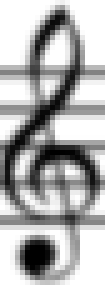
#> input picture Assignment3_Test2405/templates/clef/clef.png, 21 x 57 px, found by its file name (shown 5 times larger); the run also reads 1 picture not shown here
$ python TeeAyEnTest.py
#> lines starting #> are read from the running program, lines starting #| are printed output that depends on the picture; after the words box and inside, x2 and y2 are one past the last pixel; in counts of white or black regions, pixels touching at a corner belong together; pictures that were not available may be replaced by others from this repository, and a replacement may not be noted
### Assignment3_Test2405/constants.py
import numpy as np
import cv2

# noteList = ['E', 'F', 'G', 'A', 'B', 'C', 'D']
noteList = ['C', 'D', 'E', 'F', 'G', 'A', 'B']

clefTemplatePath = r"C:\Users\nguye\Downloads\templates\clef\clef.png"
clefTemplate = cv2.imread(clefTemplatePath, cv2.IMREAD_GRAYSCALE)
#> clefTemplate is the input picture: shape (57, 21); min 0, max 255, mean 175.2

CLEF_W_H_RATIO = 3/8 #W/H
CLEF_H_LINE_GAP_RATIO = 7.35

blackNoteTemplate = np.array([
    [255, 255, 255, 0, 0, 0, 0, 0, 255],
    [255, 255, 0, 0, 0, 0, 0, 0, 0],
    [255, 0, 0, 0, 0, 0, 0, 0, 0],
    [0, 0, 0, 0, 0, 0, 0, 0, 0],
    [0, 0, 0, 0, 0, 0, 0, 0, 0],
    [0, 0, 0, 0, 0, 0, 0, 0, 255],
    [0, 0, 0, 0, 0, 0, 0, 255, 255],
    [255, 0, 0, 0, 0, 0, 255, 255, 255],
], dtype = np.uint8) # Ratio W/H = 10/8 = 5/4

whiteNoteTemplate = np.array([
    [255, 255, 255, 0  , 0  , 0  , 0  , 0  , 255],
    [255, 255, 0  , 0  , 0  , 255, 255, 255, 0  ],
    [255, 0  , 0  , 0  , 255, 255, 255, 255, 0  ],
    [0  , 0  , 0  , 255, 255, 255, 255, 0  , 0  ],
    [0  , 0  , 255, 255, 255, 255, 0  , 0  , 0  ],
    [0  , 255, 255, 255, 255, 0  , 0  , 0  , 255],
    [0  , 255, 255, 255, 0  , 0  , 0  , 255, 255],
    [255, 0  , 0  , 0  , 0  , 0  , 255, 255, 255],
], dtype = np.uint8) # Ratio W/H = 10/8 = 5/4

whiteAloneNoteTemplate = np.array([
    [255, 255, 255, 0  , 0  , 0  , 0  , 0  , 0  , 0  , 255, 255, 255],
    [255, 0  , 0  , 0  , 255, 255, 255, 255, 0  , 0  , 0  , 255, 255],
    [255, 0  , 0  , 255, 255, 255, 255, 255, 255, 0  , 0  , 0  , 255],
    [0  , 0  , 0  , 255, 255, 255, 255, 255, 255, 0  , 0  , 0  , 0  ],
    [0  , 0  , 0  , 0  , 255, 255, 255, 255, 255, 255, 0  , 0  , 0  ],
    [255, 0  , 0  , 0  , 255, 255, 255, 255, 255, 255, 0  , 0  , 255],
    [255, 255, 0  , 0  , 0  , 255, 255, 255, 255, 0  , 0  , 0  , 255],
    [255, 255, 255, 0  , 0  , 0  , 0  , 0  , 0  , 0  , 255, 255, 255],
], dtype = np.uint8) # Ratio W/H = 13/8

# hookTemplate = np.array([
#     [0  , 255, 255, 255, 255, 255, 255, 255, 255, 255, 255],
#     [0  , 255, 255, 255, 255, 255, 255, 255, 255, 255, 255],
#     [0  , 0  , 255, 255, 255, 255, 255, 255, 255, 255, 255],
#     [0  , 0  , 255, 255, 255, 255, 255, 255, 255, 255, 255],
#     [0  , 0  , 0  , 255, 255, 255, 255, 255, 255, 255, 255],
#     [0  , 0  , 0  , 255, 255, 255, 255, 255, 255, 255, 255],
#     [0  , 0  , 0  , 0  , 255, 255, 255, 255, 255, 255, 255],
#     [0  , 0  , 0  , 0  , 0  , 255, 255, 255, 255, 255, 255],
#     [0  , 0  , 0  , 0  , 0  , 255, 255, 255, 255, 255, 255],
#     [0  , 0  , 0  , 0  , 0  , 0  , 255, 255, 255, 255, 255],
#     [0  , 255, 0  , 0  , 0  , 0  , 255, 255, 255, 255, 255],
#     [0  , 255, 255, 0  , 0  , 0  , 0  , 255, 255, 255, 255],
#     [0  , 255, 255, 255, 255, 0  , 0  , 0  , 255, 255, 255],
#     [0  , 255, 255, 255, 255, 255, 0  , 0  , 0  , 255, 255],
#     [0  , 255, 255, 255, 255, 255, 255, 0  , 0  , 0  , 255],
#     [0  , 255, 255, 255, 255, 255, 255, 255, 0  , 0  , 255],
#     [0  , 255, 255, 255, 255, 255, 255, 255, 255, 0  , 0  ],
#     [0  , 255, 255, 255, 255, 255, 255, 255, 255, 0  , 0  ],
#     [0  , 255, 255, 255, 255, 255, 255, 255, 255, 0  , 0  ],
#     [0  , 255, 255, 255, 255, 255, 255, 255, 255, 255, 0  ],
#     [0  , 255, 255, 255, 255, 255, 255, 255, 255, 255, 0  ],
#     [0  , 255, 255, 255, 255, 255, 255, 255, 255, 255, 0  ],
#     [0  , 255, 255, 255, 255, 255, 255, 255, 255, 255, 0  ],
#     [0  , 255, 255, 255, 255, 255, 255, 255, 255, 255, 0  ],
#     [0  , 255, 255, 255, 255, 255, 255, 255, 255, 0  , 0  ],
#     [0  , 255, 255, 255, 255, 255, 255, 255, 255, 0  , 0  ],
#     [0  , 255, 255, 255, 255, 255, 255, 255, 255, 0  , 255],
#     [0  , 255, 255, 255, 255, 255, 255, 255, 0  , 0  , 255],
#     [0  , 255, 255, 255, 255, 255, 255, 255, 0  , 255, 255],
#     [0  , 255, 255, 255, 255, 255, 255, 255, 255, 255, 255],
#     [0  , 255, 255, 255, 255, 255, 255, 255, 255, 255, 255],
#     [0  , 255, 255, 255, 255, 255, 255, 255, 255, 255, 255],
#     [0  , 255, 255, 255, 255, 255, 255, 255, 255, 255, 255],
# ], dtype = np.uint8) # Ratio W/H = 1/3

hookTemplate = np.array([
    [0  , 255, 255, 255, 255, 255, 255, 255, 255, 255],
    [0  , 255, 255, 255, 255, 255, 255, 255, 255, 255],
    [0  , 0  , 255, 255, 255, 255, 255, 255, 255, 255],
    [0  , 0  , 255, 255, 255, 255, 255, 255, 255, 255],
    [0  , 0  , 0  , 255, 255, 255, 255, 255, 255, 255],
    [0  , 0  , 0  , 0  , 255, 255, 255, 255, 255, 255],
    [0  , 0  , 0  , 0  , 255, 255, 255, 255, 255, 255],
    [0  , 0  , 0  , 0  , 0  , 255, 255, 255, 255, 255],
    [255, 0  , 0  , 0  , 0  , 255, 255, 255, 255, 255],
    [255, 255, 0  , 0  , 0  , 0  , 255, 255, 255, 255],
    [255, 255, 255, 255, 0  , 0  , 0  , 255, 255, 255],
    [255, 255, 255, 255, 255, 0  , 0  , 0  , 255, 255],
    [255, 255, 255, 255, 255, 255, 0  , 0  , 0  , 255],
    [255, 255, 255, 255, 255, 255, 255, 0  , 0  , 255],
    [255, 255, 255, 255, 255, 255, 255, 255, 0  , 0  ],
    [255, 255, 255, 255, 255, 255, 255, 255, 0  , 0  ],
    [255, 255, 255, 255, 255, 255, 255, 255, 0  , 0  ],
    [255, 255, 255, 255, 255, 255, 255, 255, 255, 0  ],
    [255, 255, 255, 255, 255, 255, 255, 255, 255, 0  ],
    [255, 255, 255, 255, 255, 255, 255, 255, 255, 0  ],
    [255, 255, 255, 255, 255, 255, 255, 255, 255, 0  ],
    [255, 255, 255, 255, 255, 255, 255, 255, 255, 0  ],
    [255, 255, 255, 255, 255, 255, 255, 255, 0  , 0  ],
    [255, 255, 255, 255, 255, 255, 255, 255, 0  , 0  ],
    [255, 255, 255, 255, 255, 255, 255, 255, 0  , 255],
    [255, 255, 255, 255, 255, 255, 255, 0  , 0  , 255],
    [255, 255, 255, 255, 255, 255, 255, 0  , 255, 255],
], dtype = np.uint8) # Ratio W/H = 10/27

hookRotatedTemplate =  cv2.flip(hookTemplate, 0) # Ratio W/H = 1/3 or 10/27

# wholeRestTemplate = cv2.imread(r"C:\Users\nguye\Downloads\templates\rest\whole_rest.jpg", cv2.IMREAD_GRAYSCALE) # Ratio W/H = 58/85
wholeRestTemplate = cv2.imread(r"C:\Users\nguye\Downloads\templates\rest\whole_rest123.png", cv2.IMREAD_GRAYSCALE) # Ratio W/H = 24/39
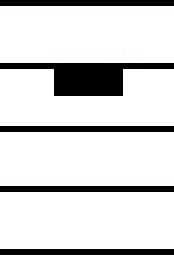
#> input picture Assignment3_Test2405/templates/rest/whole_rest.jpg, 58 x 85 px, given in place of whole_rest123.png, which was not available (shown 3 times larger)
#> wholeRestTemplate is the input picture: shape (85, 58); min 0, max 255, mean 214.3
# halfRestTemplate = cv2.imread(r"C:\Users\nguye\Downloads\templates\rest\half_rest_1.jpg", cv2.IMREAD_GRAYSCALE) # Ratio W/H = 58/85
halfRestTemplate = cv2.imread(r"C:\Users\nguye\Downloads\templates\rest\half_rest123.png", cv2.IMREAD_GRAYSCALE) # Ratio W/H = 24/39
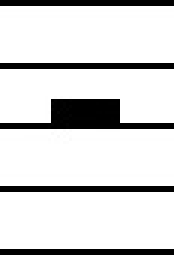
#> input picture Assignment3_Test2405/templates/rest/half_rest_1.jpg, 58 x 85 px, given in place of half_rest123.png, which was not available (shown 3 times larger)
#> halfRestTemplate is the input picture: shape (85, 58); min 0, max 255, mean 215.4
quarterRestTemplate = cv2.imread(r"C:\Users\nguye\Downloads\templates\rest\quarter_rest.jpg", cv2.IMREAD_GRAYSCALE) # Ratio W/H = 19/74
eighthRestTemplate = cv2.imread(r"C:\Users\nguye\Downloads\templates\rest\eighth_rest.jpg", cv2.IMREAD_GRAYSCALE) # Ratio W/H = 20/74
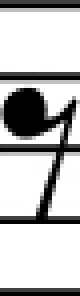
#> input picture Assignment3_Test2405/templates/rest/eighth_rest.jpg, 20 x 74 px, found by its file name (shown 4 times larger)
#> eighthRestTemplate is the input picture: shape (74, 20); min 0, max 255, mean 190.2

W_H_RATIO_WHOLE_REST = 24/39
W_H_RATIO_HALF_REST = 24/39
W_H_RATIO_QUARTER_REST = 19/74
W_H_RATIO_EIGHTH_REST = 20/74

### Assignment3_Test2405/utils.py
import numpy as np
import cv2
from copy import deepcopy
from constants import *

def blackHorizontalLinesRowInd(imgGray, imgH, imgW, threshold):

    numBlackPixel = int(threshold * imgW)
    numWhitePixel = imgW - numBlackPixel
    totalThreshold = numWhitePixel * 255

    rowsWithLine = []

    for row in range(imgH):

        curRow = imgGray[row][:]
        total = np.sum(curRow)

        if (total < totalThreshold):
            rowsWithLine.append(row)

    return rowsWithLine

def trimRowsWithLine(rowsWithLine, minGap = 5):

    trimmedRowsWithLine = []
    trimmedRowsWithLine.append(rowsWithLine[0])

    for i in range(1, len(rowsWithLine)):
        if ((rowsWithLine[i] - rowsWithLine[i - 1]) > minGap):
            trimmedRowsWithLine.append(rowsWithLine[i])

    return trimmedRowsWithLine

def linesClustering(trimmedRowsWithLine, minGap = 50):
    clusterLst = []

    cluster = []
    cluster.append(trimmedRowsWithLine[0])
    for i in range(1, len(trimmedRowsWithLine)):

        if ((trimmedRowsWithLine[i] - trimmedRowsWithLine[i - 1]) > minGap):
            clusterLst.append(cluster)
            cluster = []
            cluster.append(trimmedRowsWithLine[i])

        else:
            cluster.append(trimmedRowsWithLine[i])
    clusterLst.append(cluster)

    return clusterLst

def blackVerticalLinesColumnInd(imgGray, imgH, imgW, clusterLst, threshold):

    columnsWithLine = dict()

    for cluster in clusterLst:

        clusterRowBegin = cluster[0]
        clusterRowEnd = cluster[4]
        columnsWithLine[(clusterRowBegin, clusterRowEnd)] = []

        imgROI = imgGray[clusterRowBegin: clusterRowEnd][:]
        imgROIHeight = clusterRowEnd - clusterRowBegin

        numBlackPixel = int(threshold * imgROIHeight)
        numWhitePixel = imgROIHeight - numBlackPixel
        totalThreshold = numWhitePixel * 255

        for column in range(imgW):

            curCol = imgROI[:, column]
            total = np.sum(curCol)

            if (total < totalThreshold):
                columnsWithLine[(clusterRowBegin, clusterRowEnd)].append(column)

    return columnsWithLine

def trimColumnsWithLine(columnsWithLine, minGap = 100):

    trimmedColumnsWithLine = dict()

    for key in columnsWithLine.keys():
        trimmedColumnsWithLine[key] = []
        value = columnsWithLine[key]
        trimmedColumnsWithLine[key].append(value[0])

        for i in range(1, len(columnsWithLine[key])):
            if ((value[i] - value[i - 1]) > minGap):
                trimmedColumnsWithLine[key].append(value[i])

    return trimmedColumnsWithLine

def averageLinesGapCluster(clusterLst):
    outpGap = dict()
    for cluster in clusterLst:
        clusterRowBegin = cluster[0]
        clusterRowEnd = cluster[4]
        gap = (clusterRowEnd - clusterRowBegin) / 4
        outpGap[(clusterRowBegin, clusterRowEnd)] = gap

    return outpGap

def averageLinesGapAll(avgLinesGapCluster):
    outpGap = 0
    for key in avgLinesGapCluster.keys():
        gap = avgLinesGapCluster[key]
        outpGap += gap

    return outpGap/len(avgLinesGapCluster)

# [196 lines left out: functions matchTemplateRemake, boundingBoxSuppression, tryTemplateMatchNote, not called in this run]

def drawHorizontalLines(rowsWithLine, img):
    outputImg = deepcopy(img)
    outputImg = cv2.cvtColor(outputImg, cv2.COLOR_GRAY2BGR)
    imgW = img.shape[1]

    for row in rowsWithLine:
        cv2.line(outputImg, (0, row), (imgW, row), (255, 0, 0), 2)

    return outputImg


# Finding
# [91 lines left out: functions findClef, findBlackNote, findWhiteNote, findWhiteAloneNote, findHook, findHookRotated and 1 more, not called in this run]

### Assignment3_Test2405/TeeAyEnTest.py
import cv2
import matplotlib.pyplot as plt
import numpy as np
from copy import deepcopy
from utils import *
from constants import *
import sys
import math

np.set_printoptions(threshold=sys.maxsize)

outputFolder = r"C:\Users\nguye\Downloads\out"
outputTextFile = open(outputFolder + r"\test.txt", 'w+')

imgPath = r"C:\Users\nguye\Downloads\346169806_1178928896107035_3916678363840706614_n1.png"
img = cv2.imread(imgPath, cv2.IMREAD_GRAYSCALE)

retval, imgFindLine = cv2.threshold(img, 150, 255, cv2.THRESH_BINARY)
#> imgFindLine: shape (85, 58); 84.5% white; 5 black regions, box (x1, y1, x2, y2) and area: (0, 33, 58, 43) 300, (0, 0, 58, 2) 116, (0, 21, 58, 23) 116, (0, 62, 58, 64) 116, (0, 83, 58, 85) 116
# retval, imgFindLine = cv2.threshold(img, 250, 255, cv2.THRESH_BINARY)
# img = imgFindLine

cv2.imwrite(outputFolder + r"\originalImage.jpg", img)
cv2.imwrite(outputFolder + r"\thresholdImg.jpg", imgFindLine)

HEIGHT, WIDTH = img.shape
#> HEIGHT = 85; WIDTH = 58

rowsWithLine = blackHorizontalLinesRowInd(imgFindLine, HEIGHT, WIDTH, 0.35)
#> the loop in blackHorizontalLinesRowInd, `for row in range(imgH): ` made 85 passes
#> total on passes 1 to 12: 0, 0, 14790, 14790, 14790, 14790, 14790, 14790, 14790, 14790, 14790, 14790
#> after the loop in blackHorizontalLinesRowInd, `for row in range(imgH):`: rowsWithLine = [0, 1, 21, 22, 33, 34, 35, 36, 37, 38, 39, 40, 41, 42, 62, 63, 83, 84]
trimmedRowsWithLine = trimRowsWithLine(rowsWithLine, minGap = 3)
#> the loop in trimRowsWithLine, `for i in range(1, len(rowsWithLine)):` made 17 passes
#> after the loop in trimRowsWithLine, `for i in range(1, len(rowsWithLine)):`: trimmedRowsWithLine = [0, 21, 33, 62, 83]
#> trimmedRowsWithLine = [0, 21, 33, 62, 83]

cv2.imwrite(outputFolder + r"\horizontalLine.jpg", drawHorizontalLines(trimmedRowsWithLine, img))
#> the loop in drawHorizontalLines, `for row in rowsWithLine:` made 5 passes
#> row on passes 2 to 5: 21, 33, 62, 83
#> after the loop in drawHorizontalLines, `for row in rowsWithLine:`:
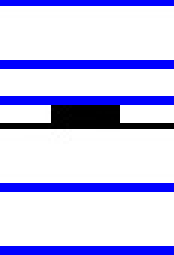
#> outputImg: shape (85, 58, 3) (shown 3 times larger); 16.47% of pixels changed, all inside (x1, y1, x2, y2) = (0, 0, 58, 85)

lineClusterLst = linesClustering(trimmedRowsWithLine, minGap = 50)
#> the loop in linesClustering, `for i in range(1, len(trimmedRowsWithLine)): ` made 4 passes
#> after the loop in linesClustering, `for i in range(1, len(trimmedRowsWithLine)):`: clusterLst = []
#> lineClusterLst = [[0, 21, 33, 62, 83]]
avgLinesGapCluster = averageLinesGapCluster(lineClusterLst)
#> the loop in averageLinesGapCluster, `for cluster in clusterLst:` made 1 pass
#> (cluster, clusterRowBegin, clusterRowEnd, gap) on pass 1: ([0, 21, 33, 62, 83], 0, 83, 20.75)
#> after the loop in averageLinesGapCluster, `for cluster in clusterLst:`: outpGap = {(0, 83): 20.75}
#> avgLinesGapCluster = {(0, 83): 20.75}
avgLinesGap = averageLinesGapAll(avgLinesGapCluster)
#> the loop in averageLinesGapAll, `for key in avgLinesGapCluster.keys():` made 1 pass
#> (key, gap, outpGap) on pass 1: ((0, 83), 20.75, 20.75)
#> after the loop in averageLinesGapAll, `for key in avgLinesGapCluster.keys():`: outpGap = 20.75
#> avgLinesGap = 20.75


# Print
print('Original rows with line:', rowsWithLine)
#| Original rows with line: [0, 1, 21, 22, 33, 34, 35, 36, 37, 38, 39, 40, 41, 42, 62, 63, 83, 84]
print('Trimmed rows with line:', trimmedRowsWithLine)
#| Trimmed rows with line: [0, 21, 33, 62, 83]
print('There are', len(trimmedRowsWithLine), 'lines')
#| There are 5 lines
print('There are', len(lineClusterLst), 'line clusters')
#| There are 1 line clusters
print('Line clusters: %s' % str(lineClusterLst))
#| Line clusters: [[0, 21, 33, 62, 83]]
print('Average line gap cluster:', avgLinesGapCluster)
#| Average line gap cluster: {(0, 83): 20.75}
print('Average line gap:', avgLinesGap)
#| Average line gap: 20.75
outputTextFile.write('Original rows with line: %s \r\n' % str(rowsWithLine))
outputTextFile.write('Trimmed rows with line: %s \r\n' % str(trimmedRowsWithLine))
outputTextFile.write('There are %d lines \r\n' % len(trimmedRowsWithLine))
outputTextFile.write('There are %d line clusters \r\n' % len(lineClusterLst))
outputTextFile.write('Line cluster list: %s \r\n' % str(lineClusterLst))
outputTextFile.write('Average line gap cluster: %s \r\n' % str(avgLinesGapCluster))
outputTextFile.write('Average line gap: %d \r\n' % avgLinesGap)


columnsWithLine = blackVerticalLinesColumnInd(imgFindLine, HEIGHT, WIDTH, lineClusterLst, threshold = 0.99)
#> the loop in blackVerticalLinesColumnInd, `for cluster in clusterLst: ` made 1 pass
#> (cluster, clusterRowBegin, clusterRowEnd, imgROIHeight, numBlackPixel, numWhitePixel, totalThreshold) on pass 1: ([0, 21, 33, 62, 83], 0, 83, 83, 82, 1, 255)
#> pass 1, in blackVerticalLinesColumnInd, `imgROI = imgGray[clusterRowBegin: clusterRowEnd][:]`:
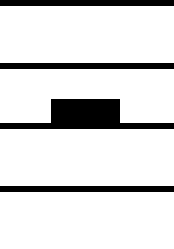
#> imgROI: shape (83, 58) (shown 3 times larger); 86.5% white; 4 black regions, box (x1, y1, x2, y2) and area: (0, 33, 58, 43) 300, (0, 0, 58, 2) 116, (0, 21, 58, 23) 116, (0, 62, 58, 64) 116
#> after the loop in blackVerticalLinesColumnInd, `for cluster in clusterLst:`: columnsWithLine = {(0, 83): []}
#> columnsWithLine = {(0, 83): []}
trimmedColumnsWithLine = trimColumnsWithLine(columnsWithLine, minGap = 100)
#> the loop in trimColumnsWithLine, `for key in columnsWithLine.keys():` made 1 pass
#> (the run stopped early here; a loop or call above may not have finished)
